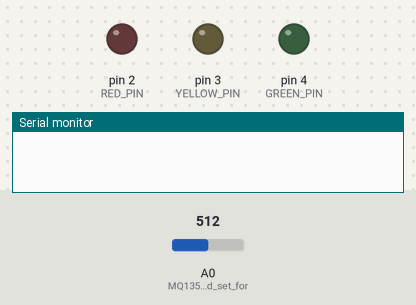
The sketch below on a simulated Arduino Uno, built with avr-gcc and run on an emulated ATmega328P. Parts: output pins drawn as LEDs (lit = HIGH), the last lines printed to the serial monitor. Inputs (shaded band) come from the test bench; at power-on: A0 (MQ135_analog_feed_set_for) = 512.

Above: at 1.2 s.
1.3 s: A0 (MQ135_analog_feed_set_for) set to 648
4.3 s: A0 (MQ135_analog_feed_set_for) set to 669
At 7.0 s:
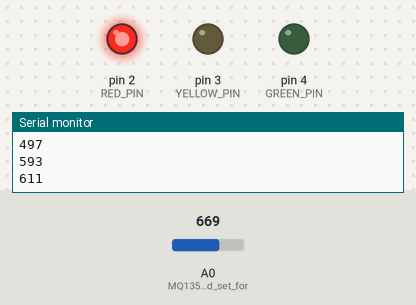
7.3 s: A0 (MQ135_analog_feed_set_for) set to 573
10.3 s: A0 (MQ135_analog_feed_set_for) set to 539
At 13.0 s:
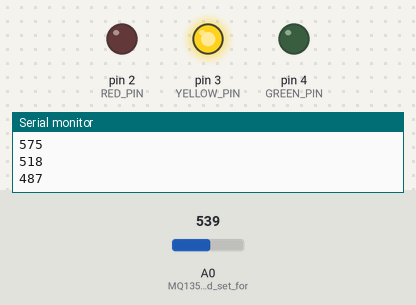
13.3 s: A0 (MQ135_analog_feed_set_for) set to 759
15.5 s: A0 (MQ135_analog_feed_set_for) set to 784
Timing chart, 0 to 18.5 s (numbered marks = the images above; inputs shaded):
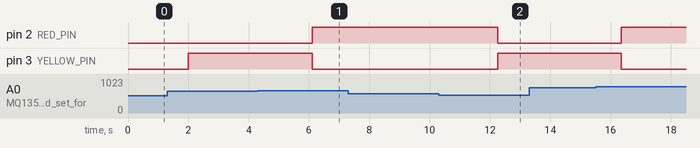

Measured:
- the behaviour switches between 655 and 656 on A0 (MQ135_analog_feed_set_for) (found by bisection; images 0 and 1)
- the behaviour switches between 555 and 554 on A0 (MQ135_analog_feed_set_for) (found by bisection; images 1 and 2)
- after the input at 4.3 s, pin 2 (RED_PIN): LOW → HIGH after 1.8 s; pin 3 (YELLOW_PIN): HIGH → LOW after 1.8 s
- after the input at 10.3 s, pin 2 (RED_PIN): HIGH → LOW after 2.0 s; pin 3 (YELLOW_PIN): LOW → HIGH after 2.0 s

The sketch:

arduinorealtimeplotting.ino
```cpp
// Student Name: Ronghuan You (your1)
// ID: 17911682
#define RED_PIN 2
#define YELLOW_PIN 3
#define GREEN_PIN 4

boolean green = false;
boolean yellow = false;
boolean red = false;

#define co2Zero 55

void setup()
{
  pinMode(A0, INPUT);                           //MQ135 analog feed set for input
  pinMode(RED_PIN,OUTPUT);
  pinMode(YELLOW_PIN,OUTPUT);
  pinMode(GREEN_PIN,OUTPUT);
  Serial.begin(9600);
}


void loop()
{
  // set up and calibration
  int co2now[10];                               //int array for co2 readings
  int co2raw = 0;                               //int for raw value of co2
  int co2ppm = 0;                               //int for calculated ppm
  int average = 0;                              //int for averaging

  for (int x = 0; x<10; x++)                  //samplpe co2 10x over 2 seconds
  {
    co2now[x] = analogRead(A0);
    delay(200);
  }

  for (int x = 0; x < 10; x++)                  //add samples together
  {
    average += co2now[x];
  }

  co2raw = average/10;                            //divide samples by 10
  co2ppm = co2raw - co2Zero;                      //get calculated ppm

  if(co2ppm < 250)
  {
    digitalWrite(GREEN_PIN, HIGH);
    green = true;
    yellow = false;
    red = false;
  }

  if (green == true){
    digitalWrite(GREEN_PIN, HIGH);
    digitalWrite(YELLOW_PIN, LOW);
    digitalWrite(RED_PIN, LOW);
  }

  if( co2ppm > 210 and co2ppm < 500)
  {
    green = false;
    red = false;
    yellow = true;
  }

  if (yellow == true){
    digitalWrite(YELLOW_PIN, HIGH);
    digitalWrite(GREEN_PIN, LOW);
    digitalWrite(RED_PIN, LOW);
  }

  if( co2ppm > 600)
  {
    red = true;
    green = false;
    yellow = false;
  }

  if (red == true){
    digitalWrite(RED_PIN, HIGH);
    digitalWrite(GREEN_PIN, LOW);
    digitalWrite(YELLOW_PIN, LOW);
  }

//  Serial.print("Air quality = "); Serial.print(co2ppm); Serial.println(" PPM");

  String dataToSend = String(co2ppm);
  Serial.println(dataToSend);
  delay(50);


}
```
